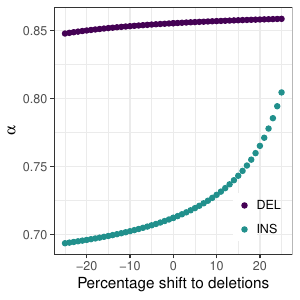

The script that saved this image:
library(ggplot2)
library(viridis)

alpha_data = read.delim('alpha_change_with_error.txt')

alpha_plot = ggplot(alpha_data, aes(x=percent_bias_adjust, y=alpha, colour=toupper(var_type))) +
    geom_point(stat='identity') +
    theme_bw() +
    scale_colour_manual(values=viridis(n=3)) +
    theme(legend.title=element_blank(), legend.position=c(0.85, 0.15), legend.background=element_blank()) +
    xlab('Percentage shift to deletions') +
    ylab(expression(alpha))

pdf('alpha_error.pdf', width=3, height=3)

alpha_plot

dev.off()
